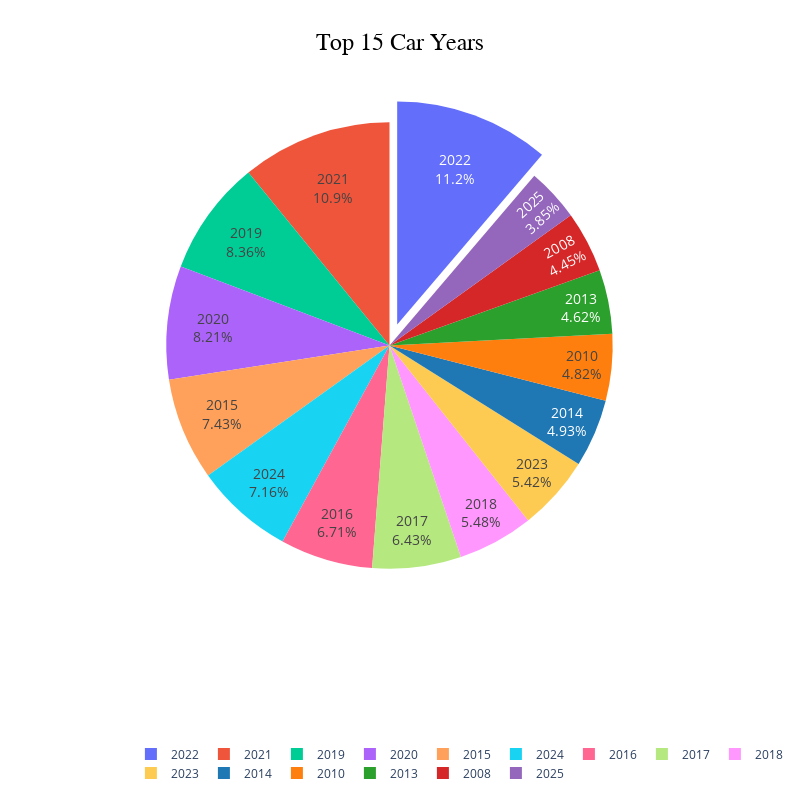

Notebook cell for this chart:
### Code cell
years_count = Concatenated_Data['Year'].value_counts().nlargest(15)
colors = ['#636EFA', '#EF553B', '#00CC96', '#AB63FA', '#FFA15A', '#19D3F3','#FF6692', '#B6E880', '#FF97FF', '#FECB52', '#1F77B4', '#FF7F0E','#2CA02C', '#D62728', '#9467BD']
fig = go.Figure(data=[go.Pie(labels=years_count.index,values=years_count.values,pull=[0.1] + [0] * (len(years_count) - 1), marker=dict(colors=colors),  hoverinfo='label+percent+value',       textinfo='label+percent',   textfont=dict(size=14))  ])
fig.update_layout( title_text="Top 15 Car Years",    title_x=0.5,  title_font=dict(size=24, color='black', family='Arial'),  showlegend=True,   legend=dict(orientation="h", yanchor="bottom", y=-0.4, xanchor="center", x=0.6, font=dict(size=12)),   margin=dict(t=100, b=120, l=40, r=40),    height=800,    width=800  )
fig.show()

### Figure 1 — Plotly figure (JSON) as saved in the notebook; plotly's stock layout.template omitted (floating-point values rounded to 4 significant figures)
{"data": [{"hoverinfo": "label+percent+value", "labels": [2022, 2021, 2019, 2020, 2015, 2024, 2016, 2017, 2018, 2023, 2014, 2010, 2013, 2008, 2025], "marker": {"colors": ["#636EFA", "#EF553B", "#00CC96", "#AB63FA", "#FFA15A", "#19D3F3", "#FF6692", "#B6E880", "#FF97FF", "#FECB52", "#1F77B4", "#FF7F0E", "#2CA02C", "#D62728", "#9467BD"]}, "pull": [0.1, 0, 0, 0, 0, 0, 0, 0, 0, 0, 0, 0, 0, 0, 0], "textfont": {"size": 14}, "textinfo": "label+percent", "type": "pie", "values": [2511, 2434, 1867, 1835, 1660, 1599, 1500, 1437, 1224, 1212, 1101, 1078, 1033, 994, 860]}], "layout": {"height": 800, "legend": {"font": {"size": 12}, "orientation": "h", "x": 0.6, "xanchor": "center", "y": -0.4, "yanchor": "bottom"}, "margin": {"b": 120, "l": 40, "r": 40, "t": 100}, "showlegend": true, "title": {"font": {"color": "black", "family": "Arial", "size": 24}, "text": "Top 15 Car Years", "x": 0.5}, "width": 800}}
